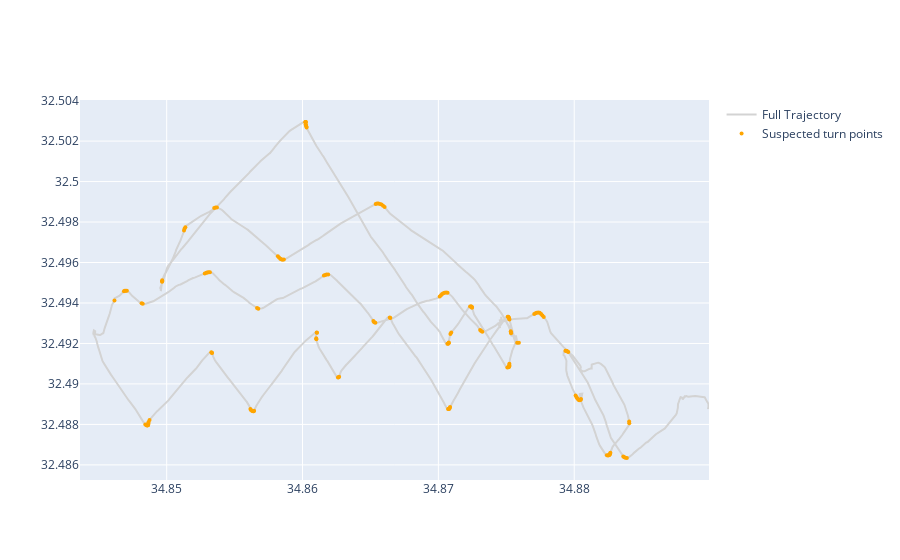

Notebook code cell kept with this figure:
### Code cell
# Plot the results
fig = go.Figure()

# Add the full trajectory
fig.add_trace(go.Scatter(
    x=sailmon_cut['longitude'],
    y=sailmon_cut['latitude'],
    mode='lines',
    line=dict(color='lightgray'),
    name='Full Trajectory'
))

# Add turn candidate points (not part of any stable segment)
fig.add_trace(go.Scatter(
    x=grouped_points_df['longitude'],
    y=grouped_points_df['latitude'],
    mode='markers',
    marker=dict(color='orange', size=4),
    name='Suspected turn points',
    hovertext=[
    f"Turn Group: {row['group_id']}<br>"
    f"Turn Index: {row['turn_index']}<br>"
    f"DF Index: {row['df_index']}<br>"
    f"Angle: {row['Angle (degrees)']:.2f}°<br>"
    f"COG_diff: {row['COG_diff']:.2f}°"
    for _, row in grouped_points_df.iterrows()
    ],
    hoverinfo='text'
))
# Show the plot
fig.show()

### Figure 1 — Plotly figure (JSON) as saved in the notebook; plotly's stock layout.template omitted (floating-point values rounded to 4 significant figures; data arrays with more than 128 entries replaced by an {"elided": "..."} marker saying what was removed)
{"data": [{"line": {"color": "lightgray"}, "mode": "lines", "name": "Full Trajectory", "type": "scatter", "x": {"elided": "4000 float values"}, "y": {"elided": "4000 float values"}}, {"hoverinfo": "text", "hovertext": {"elided": "159 str values"}, "marker": {"color": "orange", "size": 4}, "mode": "markers", "name": "Suspected turn points", "type": "scatter", "x": {"elided": "159 float values"}, "y": {"elided": "159 float values"}}], "layout": {}}
